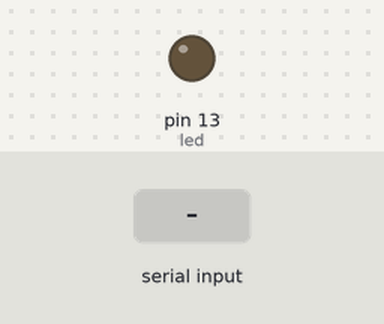
Bench run of a sketch on a simulated Arduino Uno, built with avr-gcc and run on an emulated ATmega328P. Shown: output pins drawn as LEDs (lit = HIGH). Inputs (shaded band) come from the test bench.

Above: at 1.2 s.
1.3 s: "A" received over Serial
At 2.5 s:
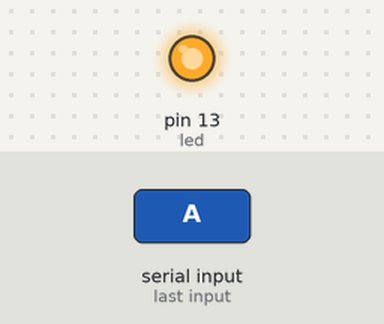
2.8 s: "B" received over Serial
At 3.8 s:
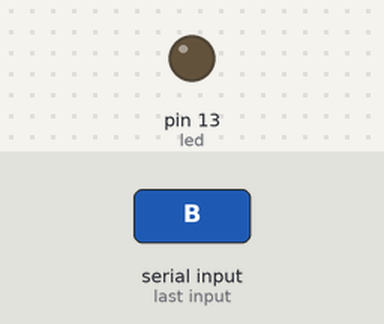
Timing chart, 0 to 5.8 s (numbered marks = the images above; inputs shaded):
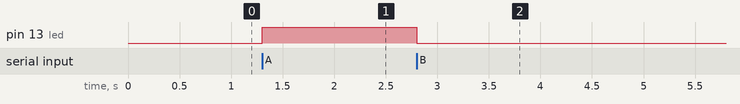

Measured:
- after the input at 1.3 s, pin 13 (led): LOW → HIGH at once
- after the input at 2.8 s, pin 13 (led): HIGH → LOW at once

The sketch:

ENCENDERLED_BLUETOOTH.ino
```cpp
int led=13;

char dato;


void setup() {

  Serial.begin(9600);
  pinMode(led,OUTPUT);

}

void loop() {
  if(Serial.available()>0){
    dato=Serial.read();
    if(dato=='A'){
      digitalWrite(led,HIGH);
    }
    if(dato=='B'){
      digitalWrite(led,LOW);
    }
  }
}
```
